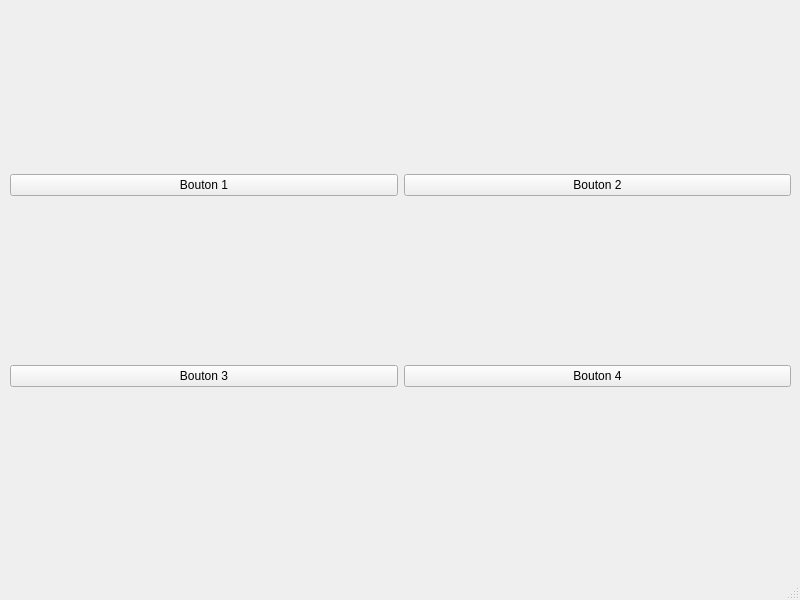
<?xml version="1.0" encoding="UTF-8"?>
<ui version="4.0">
 <class>MainWindow</class>
 <widget class="QMainWindow" name="MainWindow">
  <property name="geometry">
   <rect>
    <x>0</x>
    <y>0</y>
    <width>800</width>
    <height>600</height>
   </rect>
  </property>
  <property name="windowTitle">
   <string>MainWindow</string>
  </property>
  <widget class="QWidget" name="centralwidget">
   <widget class="QWidget" name="horizontalLayoutWidget">
    <property name="geometry">
     <rect>
      <x>10</x>
      <y>10</y>
      <width>781</width>
      <height>541</height>
     </rect>
    </property>
    <layout class="QHBoxLayout" name="horizontalLayout">
     <item>
      <layout class="QVBoxLayout" name="verticalLayout_2">
       <item>
        <spacer name="verticalSpacer">
         <property name="orientation">
          <enum>Qt::Vertical</enum>
         </property>
         <property name="sizeHint" stdset="0">
          <size>
           <width>20</width>
           <height>40</height>
          </size>
         </property>
        </spacer>
       </item>
       <item>
        <widget class="QPushButton" name="button1">
         <property name="text">
          <string>Bouton 1</string>
         </property>
        </widget>
       </item>
       <item>
        <spacer name="verticalSpacer_2">
         <property name="orientation">
          <enum>Qt::Vertical</enum>
         </property>
         <property name="sizeHint" stdset="0">
          <size>
           <width>20</width>
           <height>40</height>
          </size>
         </property>
        </spacer>
       </item>
       <item>
        <widget class="QPushButton" name="button3">
         <property name="text">
          <string>Bouton 3</string>
         </property>
        </widget>
       </item>
       <item>
        <spacer name="verticalSpacer_3">
         <property name="orientation">
          <enum>Qt::Vertical</enum>
         </property>
         <property name="sizeHint" stdset="0">
          <size>
           <width>20</width>
           <height>40</height>
          </size>
         </property>
        </spacer>
       </item>
      </layout>
     </item>
     <item>
      <layout class="QVBoxLayout" name="verticalLayout">
       <item>
        <spacer name="verticalSpacer_4">
         <property name="orientation">
          <enum>Qt::Vertical</enum>
         </property>
         <property name="sizeHint" stdset="0">
          <size>
           <width>20</width>
           <height>40</height>
          </size>
         </property>
        </spacer>
       </item>
       <item>
        <widget class="QPushButton" name="button2">
         <property name="text">
          <string>Bouton 2</string>
         </property>
        </widget>
       </item>
       <item>
        <spacer name="verticalSpacer_5">
         <property name="orientation">
          <enum>Qt::Vertical</enum>
         </property>
         <property name="sizeHint" stdset="0">
          <size>
           <width>20</width>
           <height>40</height>
          </size>
         </property>
        </spacer>
       </item>
       <item>
        <widget class="QPushButton" name="button4">
         <property name="text">
          <string>Bouton 4</string>
         </property>
        </widget>
       </item>
       <item>
        <spacer name="verticalSpacer_6">
         <property name="orientation">
          <enum>Qt::Vertical</enum>
         </property>
         <property name="sizeHint" stdset="0">
          <size>
           <width>20</width>
           <height>40</height>
          </size>
         </property>
        </spacer>
       </item>
      </layout>
     </item>
    </layout>
   </widget>
  </widget>
  <widget class="QMenuBar" name="menubar">
   <property name="geometry">
    <rect>
     <x>0</x>
     <y>0</y>
     <width>800</width>
     <height>22</height>
    </rect>
   </property>
  </widget>
  <widget class="QStatusBar" name="statusbar"/>
 </widget>
 <resources/>
 <connections/>
</ui>
